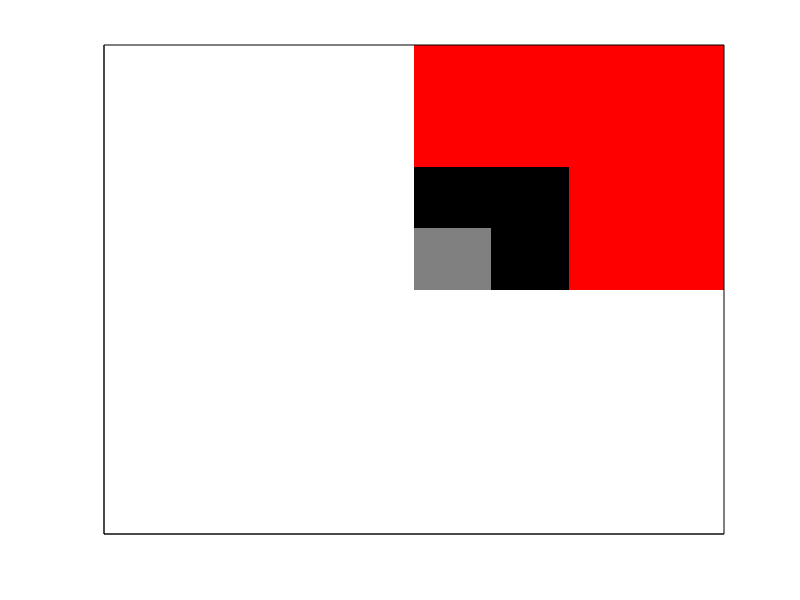

MATLAB code to generate this figure: (Note: this script raises an error after producing the figure.)
%assignment 9 11-07-2021 

a=[0 2 2 0];
b=[0 0 2 2];
c=[0 4 4 0];
d=[0 0 4 4];
e=[0 1 1 0];
f=[0 0 1 1];
g=[-4 -4 4 4];
h=[-4  4 4 -4];
k=hgtransform;
l=hgtransform;
m=hgtransform;
n=hgtransform;

patch("XData",c,"YData",d,"FaceColor","red",'EdgeColor','none',"Parent",k);
patch("XData",a,"YData",b,"FaceColor","black",'EdgeColor','none',"Parent",l);
patch("XData",e,"YData",f,'FaceColor',[0.5 0.5 0.5],'EdgeColor','none',"Parent",m);
patch("XData",g,"YData",h,'FaceColor',"none",'EdgeColor','black',"Parent",n);

set(gca,'XTick',[], 'YTick', []);

ax = gca;
ax.XAxisLocation = 'origin'
ax.YAxisLocation = 'origin'



axis equal
xlim([-4 4]);
ylim([-4 4]);

r1=2*pi;
r2=0;
for t=linspace(0,1,1000)
    l.Matrix=makehgtform("zrotate",r1+t*(r2-r1));
    drawnow
end
